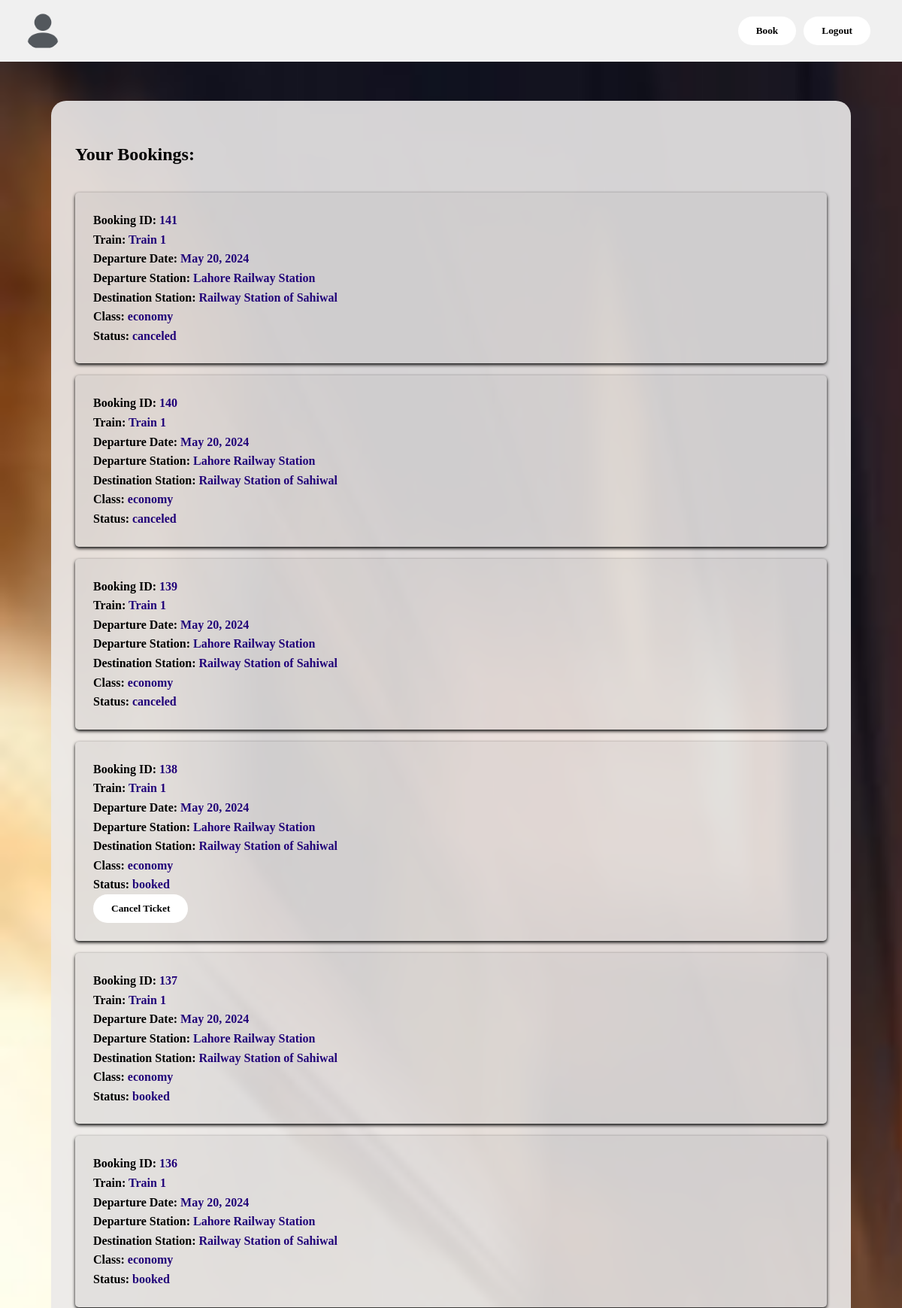
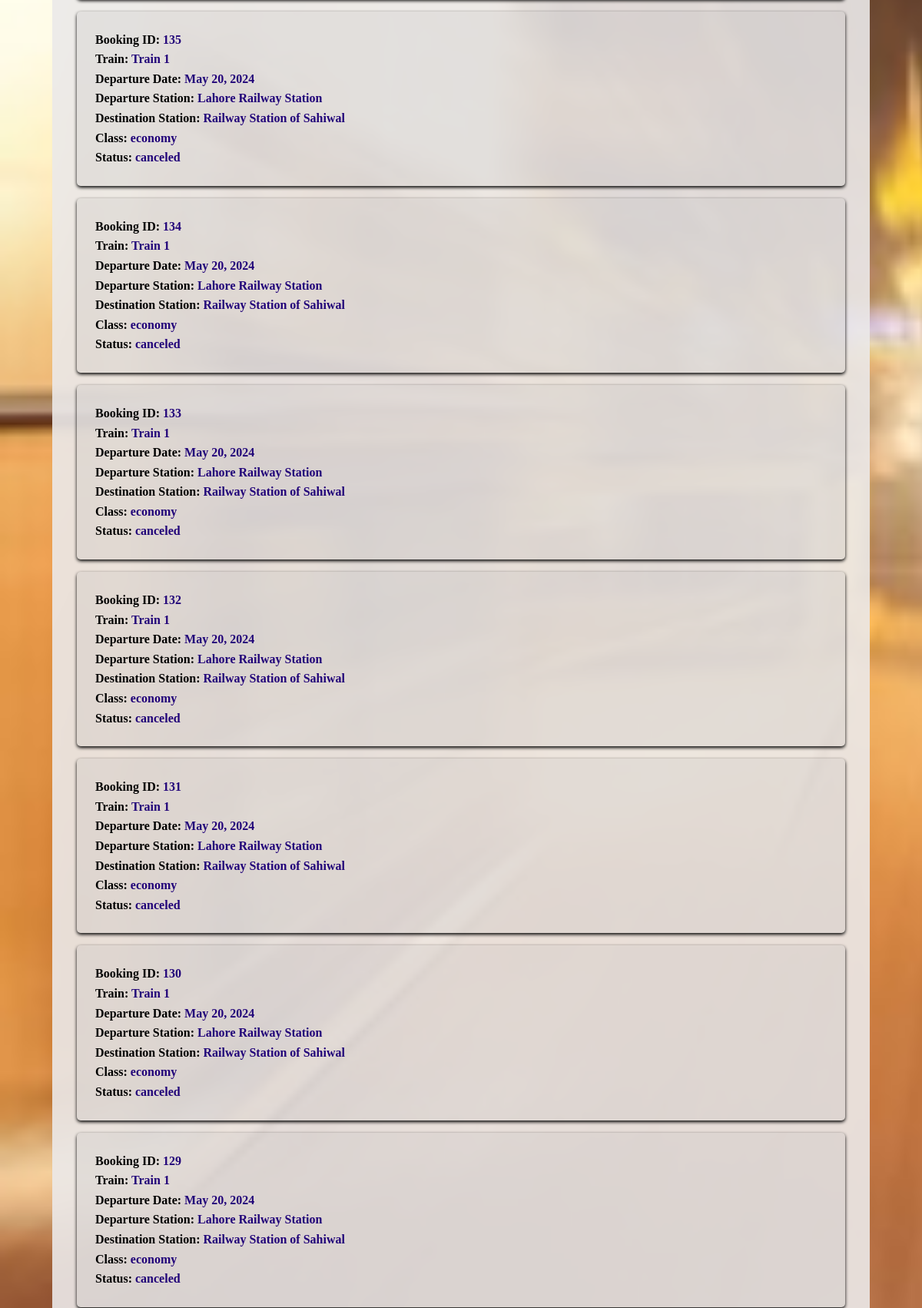
/userPage/ (signed in, upper part), run on the app's committed database (2 pictures, top to bottom).
### Bookings/models.py (models this page shows, shortened)
class Ticket(models.Model):
    user = models.ForeignKey(Passenger, on_delete=models.CASCADE)
    train = models.ForeignKey(Train, on_delete=models.CASCADE)
    sourceStation = models.ForeignKey(Station, related_name='source_tickets', on_delete=models.CASCADE, default = None)
    destinationStation = models.ForeignKey(Station, related_name='destination_tickets', on_delete=models.CASCADE, default= None)
    journeyDate = models.DateField()
    classType = models.CharField(max_length=50)
    price = models.DecimalField(max_digits=10, decimal_places=2)
    booking_time = models.DateTimeField(default=timezone.now)
    status = models.CharField(max_length=20, choices=[('booked', 'Booked'), ('canceled', 'Canceled')], default='booked')
    def canCancel(self):
        time_difference = timezone.now() - self.booking_time
        return time_difference.total_seconds() / 3600 < 2  # Time limit in hours

### Trains/models.py (models this page shows, shortened)
class Train(models.Model):
    name = models.CharField(max_length=100)
    economy_capacity = models.IntegerField(default=0)  # Capacity for economy class
    business_capacity = models.IntegerField(default=0)  # Capacity for business class
    economyClassPrice = models.DecimalField(max_digits=10, decimal_places=2)
    businessClassPrice = models.DecimalField(max_digits=10, decimal_places=2)

### Stations/models.py (models this page shows, shortened)
class Station(models.Model):
    name = models.CharField(max_length=100)
    location = models.CharField(max_length=100)
    distance = models.DecimalField(max_digits=10, decimal_places=2, default=1)  # Distance from a reference point

### UserManagement/views.py (the view)
# urls.py: path('userPage/', userPage, name='UserPage'),
def userPage(request):
    passenger_id = request.session.get('passenger_id')
    if passenger_id:
        try:
            bookings = Ticket.objects.filter(user_id=passenger_id)
            return render(request, 'userPage.html', {'bookings': bookings})
        except Ticket.DoesNotExist:
            return render(request, 'userPage.html', {'bookings': None})
    else:
        return redirect('UserManagement:UserLogin')

### UserManagement/templates/userPage.html (shortened to what this page needs)
<!DOCTYPE html>
<html lang="en">
<head>
    <link rel="stylesheet" href="/static/userPage.css">
</head>
<body>
    <header>
        <div class="user-info">
            <img src="/static/avatar.png" alt="User Avatar">
        </div>
        <div class="action-buttons">
            <a href="{% url 'Schedules:TrainDetails' %}"><button>Book</button></a>
            <a href="{% url 'UserManagement:UserLogout' %}"><button>Logout</button></a>
        </div>
    </header>
    <div class="container">
        <h2>Your Bookings:</h2>
        <ul>
            {% for booking in bookings reversed %}
                <li>
                    <strong>Booking ID:</strong> {{ booking.id }}<br>
                    <strong>Train:</strong> {{ booking.train.name }}<br>
                    <strong>Departure Date:</strong> {{ booking.journeyDate }}<br>
                    <strong>Departure Station:</strong> {{ booking.sourceStation.name }}<br>
                    <strong>Destination Station:</strong> {{ booking.destinationStation.name }}<br>
                    <strong>Class:</strong> {{ booking.classType }}<br>
                    <strong>Status:</strong> {{ booking.status }}<br>
                    {% if booking.status == 'booked' and booking.canCancel %}
                        <button onclick="openModal('cancel-modal-{{ booking.id }}')">Cancel Ticket</button>
                    {% endif %}
                </li>
            {% endfor %}
        </ul>
    </div>
</body>
</html>

### UserManagement/static/userPage.css (style rules this page uses)
body { margin: 0; padding: 0; font-family: Arial, sans-serif; background-color: #f2f4f8; color: #333; line-height: 1.6; background-image: url(dashboard.jpg); background-size: cover; background-repeat: no-repeat; background-attachment: fixed; font-family: 'verdana'; font-weight: bold; }
header { background-color: #f0f0f0; color: #000; font-family: 'verdana'; padding: 1rem 2rem; text-align: left; display: flex; justify-content: space-between; align-items: center; }
.user-info { display: flex; align-items: center; }
.user-info img { width: 50px; height: 50px; border-radius: 50%; margin-right: 1rem; }
.container { max-width: 1000px; margin: 0 auto; padding: 2rem; background-color: rgb(235 233 233 / 90%); border-radius: 20px; display: flex; flex-direction: column; margin-top: 52px; margin-bottom: 52px; font-family: 'verdana'; }
h1, h2 { margin-bottom: 1rem; color: #000000; }
ul { list-style: none; padding: 0; }
li { background-color: rgb(179 179 179 / 20%); padding: 1.5rem; margin-bottom: 1rem; border-radius: 5px; box-shadow: 0 2px 4px rgb(0 0 0); color: #210379; }
strong { font-weight: bold; color: #000000; }
button { padding: 0.7rem 1.5rem; margin-right: 10px; background-color: #ffffff; color: #000; border: none; border-radius: 20px; cursor: pointer; transition: background-color 0.3s; font-family: 'verdana'; font-weight: bold; }
a { text-decoration: none; color: #fff; }
.action-buttons { display: flex; align-items: center; }

### data on the page
Ticket: id "141", train.name "Train 1", journeyDate "May 20, 2024", sourceStation.name "Lahore Railway Station", destinationStation.name "Railway Station of Sahiwal", classType "economy", status "canceled"
Ticket: id "140", train.name "Train 1", journeyDate "May 20, 2024", sourceStation.name "Lahore Railway Station", destinationStation.name "Railway Station of Sahiwal", classType "economy", status "canceled"
Ticket: id "139", train.name "Train 1", journeyDate "May 20, 2024", sourceStation.name "Lahore Railway Station", destinationStation.name "Railway Station of Sahiwal", classType "economy", status "canceled"
Ticket: id "138", train.name "Train 1", journeyDate "May 20, 2024", sourceStation.name "Lahore Railway Station", destinationStation.name "Railway Station of Sahiwal", classType "economy", status "booked"
Ticket: id "137", train.name "Train 1", journeyDate "May 20, 2024", sourceStation.name "Lahore Railway Station", destinationStation.name "Railway Station of Sahiwal", classType "economy", status "booked"
Ticket: id "136", train.name "Train 1", journeyDate "May 20, 2024", sourceStation.name "Lahore Railway Station", destinationStation.name "Railway Station of Sahiwal", classType "economy", status "booked"
Ticket: id "135", train.name "Train 1", journeyDate "May 20, 2024", sourceStation.name "Lahore Railway Station", destinationStation.name "Railway Station of Sahiwal", classType "economy", status "canceled"
Ticket: id "134", train.name "Train 1", journeyDate "May 20, 2024", sourceStation.name "Lahore Railway Station", destinationStation.name "Railway Station of Sahiwal", classType "economy", status "canceled"
Ticket: id "133", train.name "Train 1", journeyDate "May 20, 2024", sourceStation.name "Lahore Railway Station", destinationStation.name "Railway Station of Sahiwal", classType "economy", status "canceled"
Ticket: id "132", train.name "Train 1", journeyDate "May 20, 2024", sourceStation.name "Lahore Railway Station", destinationStation.name "Railway Station of Sahiwal", classType "economy", status "canceled"
Ticket: id "131", train.name "Train 1", journeyDate "May 20, 2024", sourceStation.name "Lahore Railway Station", destinationStation.name "Railway Station of Sahiwal", classType "economy", status "canceled"
Ticket: id "130", train.name "Train 1", journeyDate "May 20, 2024", sourceStation.name "Lahore Railway Station", destinationStation.name "Railway Station of Sahiwal", classType "economy", status "canceled"
Ticket: id "129", train.name "Train 1", journeyDate "May 20, 2024", sourceStation.name "Lahore Railway Station", destinationStation.name "Railway Station of Sahiwal", classType "economy", status "canceled"
